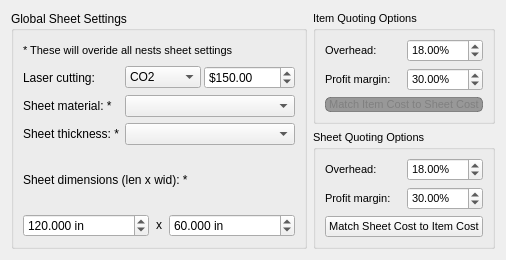
                  <widget class="QWidget" name="tabWidget_nest_paintPage1">
                   <attribute name="title">
                    <string>Item, Sheet and Quoting Settings</string>
                   </attribute>
                   <layout class="QHBoxLayout" name="horizontalLayout_2">
                    <item>
                     <widget class="QGroupBox" name="groupBox_13">
                      <property name="minimumSize">
                       <size>
                        <width>0</width>
                        <height>0</height>
                       </size>
                      </property>
                      <property name="maximumSize">
                       <size>
                        <width>16777215</width>
                        <height>16777215</height>
                       </size>
                      </property>
                      <property name="title">
                       <string>Global Sheet Settings</string>
                      </property>
                      <property name="alignment">
                       <set>Qt::AlignLeading|Qt::AlignLeft|Qt::AlignTop</set>
                      </property>
                      <layout class="QGridLayout" name="gridLayout_8">
                       <item row="2" column="0">
                        <layout class="QGridLayout" name="gridLayout_9">
                         <item row="0" column="0">
                          <widget class="QLabel" name="label_13">
                           <property name="text">
                            <string>Laser cutting:</string>
                           </property>
                          </widget>
                         </item>
                         <item row="1" column="0">
                          <widget class="QLabel" name="label_9">
                           <property name="text">
                            <string>Sheet material: *</string>
                           </property>
                          </widget>
                         </item>
                         <item row="2" column="0">
                          <widget class="QLabel" name="label_15">
                           <property name="text">
                            <string>Sheet thickness: *</string>
                           </property>
                          </widget>
                         </item>
                         <item row="1" column="2">
                          <widget class="QComboBox" name="comboBox_global_sheet_material_2">
                           <property name="focusPolicy">
                            <enum>Qt::ClickFocus</enum>
                           </property>
                          </widget>
                         </item>
                         <item row="2" column="2">
                          <widget class="QComboBox" name="comboBox_global_sheet_thickness_2">
                           <property name="focusPolicy">
                            <enum>Qt::ClickFocus</enum>
                           </property>
                          </widget>
                         </item>
                         <item row="0" column="2">
                          <layout class="QHBoxLayout" name="horizontalLayout_29">
                           <property name="spacing">
                            <number>3</number>
                           </property>
                           <item>
                            <widget class="QComboBox" name="comboBox_laser_cutting_2">
                             <property name="currentText">
                              <string>CO2</string>
                             </property>
                             <item>
                              <property name="text">
                               <string>CO2</string>
                              </property>
                             </item>
                             <item>
                              <property name="text">
                               <string>Nitrogen</string>
                              </property>
                             </item>
                            </widget>
                           </item>
                           <item>
                            <widget class="QDoubleSpinBox" name="doubleSpinBox_cost_for_laser_2">
                             <property name="toolTip">
                              <string>&lt;html&gt;&lt;head/&gt;&lt;body&gt;&lt;p&gt;Defaults:&lt;/p&gt;&lt;p&gt;CO2: $150 per hour&lt;/p&gt;&lt;p&gt;Nitrogen: $250 per hour&lt;/p&gt;&lt;/body&gt;&lt;/html&gt;</string>
                             </property>
                             <property name="statusTip">
                              <string>This number will not be saved, to set a default value go into laser_quote_variables.cfg and change it manually.</string>
                             </property>
                             <property name="prefix">
                              <string>$</string>
                             </property>
                             <property name="suffix">
                              <string/>
                             </property>
                             <property name="maximum">
                              <double>9999999.000000000000000</double>
                             </property>
                             <property name="value">
                              <double>150.000000000000000</double>
                             </property>
                            </widget>
                           </item>
                          </layout>
                         </item>
                        </layout>
                       </item>
                       <item row="1" column="0">
                        <widget class="QLabel" name="label_16">
                         <property name="minimumSize">
                          <size>
                           <width>0</width>
                           <height>20</height>
                          </size>
                         </property>
                         <property name="maximumSize">
                          <size>
                           <width>16777215</width>
                           <height>20</height>
                          </size>
                         </property>
                         <property name="font">
                          <font>
                           <pointsize>8</pointsize>
                           <weight>50</weight>
                           <italic>false</italic>
                           <bold>false</bold>
                           <stylestrategy>PreferDefault</stylestrategy>
                           <kerning>true</kerning>
                          </font>
                         </property>
                         <property name="text">
                          <string>* These will overide all nests sheet settings</string>
                         </property>
                         <property name="scaledContents">
                          <bool>false</bool>
                         </property>
                         <property name="alignment">
                          <set>Qt::AlignLeading|Qt::AlignLeft|Qt::AlignVCenter</set>
                         </property>
                        </widget>
                       </item>
                       <item row="3" column="0">
                        <widget class="QLabel" name="label_22">
                         <property name="text">
                          <string>Sheet dimensions (len x wid): *</string>
                         </property>
                        </widget>
                       </item>
                       <item row="4" column="0">
                        <layout class="QHBoxLayout" name="horizontalLayout_23">
                         <property name="spacing">
                          <number>0</number>
                         </property>
                         <item>
                          <widget class="QDoubleSpinBox" name="doubleSpinBox_global_sheet_length_2">
                           <property name="suffix">
                            <string> in</string>
                           </property>
                           <property name="decimals">
                            <number>3</number>
                           </property>
                           <property name="maximum">
                            <double>9999.000000000000000</double>
                           </property>
                           <property name="value">
                            <double>120.000000000000000</double>
                           </property>
                          </widget>
                         </item>
                         <item>
                          <widget class="QLabel" name="label_21">
                           <property name="minimumSize">
                            <size>
                             <width>20</width>
                             <height>0</height>
                            </size>
                           </property>
                           <property name="maximumSize">
                            <size>
                             <width>20</width>
                             <height>20</height>
                            </size>
                           </property>
                           <property name="text">
                            <string>x</string>
                           </property>
                           <property name="alignment">
                            <set>Qt::AlignCenter</set>
                           </property>
                          </widget>
                         </item>
                         <item>
                          <widget class="QDoubleSpinBox" name="doubleSpinBox_global_sheet_width_2">
                           <property name="prefix">
                            <string/>
                           </property>
                           <property name="suffix">
                            <string> in</string>
                           </property>
                           <property name="decimals">
                            <number>3</number>
                           </property>
                           <property name="maximum">
                            <double>9999.000000000000000</double>
                           </property>
                           <property name="value">
                            <double>60.000000000000000</double>
                           </property>
                          </widget>
                         </item>
                        </layout>
                       </item>
                      </layout>
                     </widget>
                    </item>
                    <item>
                     <layout class="QVBoxLayout" name="verticalLayout_62">
                      <property name="sizeConstraint">
                       <enum>QLayout::SetMinimumSize</enum>
                      </property>
                      <item>
                       <widget class="QGroupBox" name="groupBox_14">
                        <property name="minimumSize">
                         <size>
                          <width>0</width>
                          <height>0</height>
                         </size>
                        </property>
                        <property name="maximumSize">
                         <size>
                          <width>16777215</width>
                          <height>16777215</height>
                         </size>
                        </property>
                        <property name="font">
                         <font>
                          <pointsize>8</pointsize>
                         </font>
                        </property>
                        <property name="title">
                         <string>Item Quoting Options</string>
                        </property>
                        <layout class="QVBoxLayout" name="verticalLayout">
                         <item>
                          <layout class="QGridLayout" name="gridLayout_11">
                           <item row="2" column="0">
                            <widget class="QLabel" name="label_23">
                             <property name="text">
                              <string>Profit margin:</string>
                             </property>
                            </widget>
                           </item>
                           <item row="1" column="0">
                            <widget class="QLabel" name="label_24">
                             <property name="text">
                              <string>Overhead:</string>
                             </property>
                            </widget>
                           </item>
                           <item row="1" column="1">
                            <widget class="QDoubleSpinBox" name="doubleSpinBox_overhead_items_2">
                             <property name="toolTip">
                              <string>Default: 18%</string>
                             </property>
                             <property name="statusTip">
                              <string>Default: 18%</string>
                             </property>
                             <property name="suffix">
                              <string>%</string>
                             </property>
                             <property name="maximum">
                              <double>100.000000000000000</double>
                             </property>
                             <property name="value">
                              <double>18.000000000000000</double>
                             </property>
                            </widget>
                           </item>
                           <item row="2" column="1">
                            <widget class="QDoubleSpinBox" name="doubleSpinBox_profit_margin_items_2">
                             <property name="toolTip">
                              <string>Default: 30%</string>
                             </property>
                             <property name="statusTip">
                              <string>Default: 30%</string>
                             </property>
                             <property name="suffix">
                              <string>%</string>
                             </property>
                             <property name="maximum">
                              <double>100.000000000000000</double>
                             </property>
                             <property name="value">
                              <double>30.000000000000000</double>
                             </property>
                            </widget>
                           </item>
                          </layout>
                         </item>
                         <item>
                          <widget class="QPushButton" name="pushButton_item_to_sheet">
                           <property name="maximumSize">
                            <size>
                             <width>16777215</width>
                             <height>16777215</height>
                            </size>
                           </property>
                           <property name="statusTip">
                            <string>Match item cost to sheet cost</string>
                           </property>
                           <property name="styleSheet">
                            <string notr="true">QPushButton#pushButton_item_to_sheet{
	color: #ffffff;
    background-color: #3daee9;
    border: 1px solid #3daee9;
    border-radius: 5px;
}
QPushButton#pushButton_item_to_sheet:checked{
    background-color: #3daee9;
    color: #171717;
}
QPushButton#pushButton_item_to_sheet:hover{
    background-color: #48b6ed;
    border-color: #3daee9;
}
QPushButton#pushButton_item_to_sheet:pressed{
    background-color: #2b92c5;
}

QPushButton#pushButton_item_to_sheet:!checked {
    background-color: rgba(71, 71, 71, 130);
    border-color: rgba(71, 71, 71, 130);
    color: grey;
}

QPushButton:hover#pushButton_item_to_sheet:!checked {
    background-color: rgba(76, 76, 76, 130);
    border-color: #3daee9;
}

QPushButton:pressed#pushButton_item_to_sheet:!checked {
    background-color: #3daee9;
    color: #171717;
}</string>
                           </property>
                           <property name="text">
                            <string>Match Item Cost to Sheet Cost</string>
                           </property>
                           <property name="checkable">
                            <bool>true</bool>
                           </property>
                          </widget>
                         </item>
                        </layout>
                       </widget>
                      </item>
                      <item>
                       <widget class="QGroupBox" name="groupBox_15">
                        <property name="minimumSize">
                         <size>
                          <width>0</width>
                          <height>0</height>
                         </size>
                        </property>
                        <property name="maximumSize">
                         <size>
                          <width>16777215</width>
                          <height>16777215</height>
                         </size>
                        </property>
                        <property name="font">
                         <font>
                          <pointsize>8</pointsize>
                         </font>
                        </property>
                        <property name="title">
                         <string>Sheet Quoting Options</string>
                        </property>
                        <layout class="QVBoxLayout" name="verticalLayout_63">
                         <item>
                          <layout class="QGridLayout" name="gridLayout_12">
                           <item row="0" column="0">
                            <widget class="QLabel" name="label_25">
                             <property name="text">
                              <string>Overhead:</string>
                             </property>
                            </widget>
                           </item>
                           <item row="1" column="0">
                            <widget class="QLabel" name="label_26">
                             <property name="text">
                              <string>Profit margin:</string>
                             </property>
                            </widget>
                           </item>
                           <item row="0" column="1">
                            <widget class="QDoubleSpinBox" name="doubleSpinBox_overhead_sheets_2">
                             <property name="toolTip">
                              <string>Default: 18%</string>
                             </property>
                             <property name="statusTip">
                              <string>Default: 18%</string>
                             </property>
                             <property name="suffix">
                              <string>%</string>
                             </property>
                             <property name="maximum">
                              <double>100.000000000000000</double>
                             </property>
                             <property name="value">
                              <double>18.000000000000000</double>
                             </property>
                            </widget>
                           </item>
                           <item row="1" column="1">
                            <widget class="QDoubleSpinBox" name="doubleSpinBox_profit_margin_sheets_2">
                             <property name="toolTip">
                              <string>Default: 30%</string>
                             </property>
                             <property name="statusTip">
                              <string>Default: 30%</string>
                             </property>
                             <property name="suffix">
                              <string>%</string>
                             </property>
                             <property name="maximum">
                              <double>100.000000000000000</double>
                             </property>
                             <property name="value">
                              <double>30.000000000000000</double>
                             </property>
                            </widget>
                           </item>
                          </layout>
                         </item>
                         <item>
                          <widget class="QPushButton" name="pushButton_match_sheet_to_item_2">
                           <property name="maximumSize">
                            <size>
                             <width>16777215</width>
                             <height>16777215</height>
                            </size>
                           </property>
                           <property name="statusTip">
                            <string>Match sheet cost to item cost</string>
                           </property>
                           <property name="text">
                            <string>Match Sheet Cost to Item Cost</string>
                           </property>
                          </widget>
                         </item>
                        </layout>
                       </widget>
                      </item>
                     </layout>
                    </item>
                   </layout>
                  </widget>
